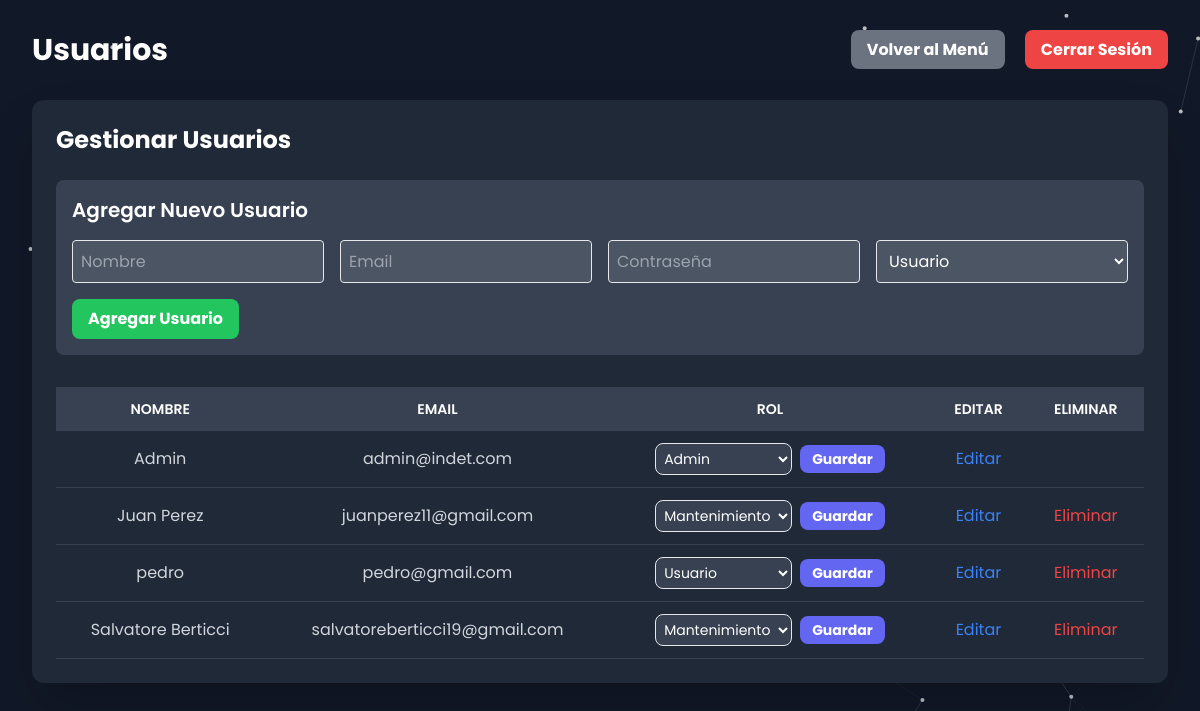
Screenshot of /admin_users.php (signed in) with the database file from the repository.
### tables this page shows
CREATE TABLE `users` (
  `id` int(11) NOT NULL,
  `name` varchar(255) NOT NULL,
  `email` varchar(255) NOT NULL,
  `password` varchar(255) NOT NULL,
  `role` enum('client','admin','maintenance') NOT NULL DEFAULT 'client',
  `is_verified` tinyint(1) NOT NULL DEFAULT 1
);

### admin_users.php (the view, shortened to what this page needs)
<?php
include 'php/db.php';
$users_sql = "SELECT id, name, email, role FROM users ORDER BY name ASC";
$users_result = $conn->query($users_sql);
?>
<!DOCTYPE html>
<html lang="es">
<head>
    <script src="https://cdn.tailwindcss.com"></script>
    <link href="https://unpkg.com/aos@2.3.1/dist/aos.css" rel="stylesheet">
    <link rel="stylesheet" href="https://cdnjs.cloudflare.com/ajax/libs/font-awesome/6.4.0/css/all.min.css" />
    <link rel="stylesheet" href="css/styles.css">
</head>
<body class="bg-gray-900 text-white font-poppins">
    <div class="min-h-screen p-8">
        <div class="flex justify-between items-center mb-8">
            <div class="flex items-center">
                <h1 class="text-3xl font-bold">Usuarios</h1>
            </div>
            <div>
                <a href="admin.php" class="bg-gray-500 hover:bg-gray-600 text-white font-bold py-2 px-4 rounded-lg mr-4">Volver al Menú</a>
                <a href="php/logout.php" class="bg-red-500 hover:bg-red-600 text-white font-bold py-2 px-4 rounded-lg">Cerrar Sesión</a>
            </div>
        </div>
        <div class="bg-gray-800 text-white p-6 rounded-xl shadow-2xl">
            <h2 class="text-2xl font-bold mb-6">Gestionar Usuarios</h2>
            <form action="php/user_handler.php" method="POST" class="mb-8 p-4 bg-gray-700 rounded-lg">
                <h3 class="text-xl font-semibold mb-4">Agregar Nuevo Usuario</h3>
                <div class="grid grid-cols-1 md:grid-cols-4 gap-4">
                    <input type="text" name="name" placeholder="Nombre" required class="p-2 border rounded bg-gray-600 text-white">
                    <input type="email" name="email" placeholder="Email" required class="p-2 border rounded bg-gray-600 text-white">
                    <input type="password" name="password" placeholder="Contraseña" required class="p-2 border rounded bg-gray-600 text-white">
                    <select name="role" required class="p-2 border rounded bg-gray-600 text-white">
                        <option value="user">Usuario</option>
                    </select>
                </div>
                <button type="submit" name="add_user" class="mt-4 bg-green-500 hover:bg-green-600 text-white font-bold py-2 px-4 rounded-lg">Agregar Usuario</button>
            </form>
            <div class="overflow-x-auto">
                <table class="min-w-full bg-gray-800">
                    <thead class="bg-gray-700 text-white">
                        <tr>
                            <th class="py-3 px-4 uppercase font-semibold text-sm text-center">Nombre</th>
                            <th class="py-3 px-4 uppercase font-semibold text-sm text-center">Email</th>
                            <th class="py-3 px-4 uppercase font-semibold text-sm text-center">Rol</th>
                            <th class="py-3 px-4 uppercase font-semibold text-sm text-center">Editar</th>
                            <th class="py-3 px-4 uppercase font-semibold text-sm text-center">Eliminar</th>
                        </tr>
                    </thead>
                    <tbody class="text-gray-300">
                        <?php if ($users_result->num_rows > 0): ?>
                            <?php while($user_row = $users_result->fetch_assoc()): ?>
                                <tr class="hover:bg-gray-700 border-b border-gray-700">
                                    <td class="py-3 px-4 text-center"><?php echo $user_row['name']; ?></td>
                                    <td class="py-3 px-4 text-center"><?php echo $user_row['email']; ?></td>
                                    <td class="py-3 px-4 text-center">
                                        <form action="php/user_handler.php" method="POST" class="flex items-center justify-center">
                                            <select name="role" class="p-1 border rounded-lg text-sm bg-gray-700 text-white">
                                                <option value="user" <?php if($user_row['role'] == 'user') echo 'selected'; ?>>Usuario</option>
                                                <option value="admin" <?php if($user_row['role'] == 'admin') echo 'selected'; ?>>Admin</option>
                                                <option value="maintenance" <?php if($user_row['role'] == 'maintenance') echo 'selected'; ?>>Mantenimiento</option>
                                            </select>
                                            <button type="submit" name="update_user_role" class="ml-2 bg-indigo-500 hover:bg-indigo-600 text-white font-bold py-1 px-3 rounded-lg text-sm">Guardar</button>
                                        </form>
                                    </td>
                                    <td class="py-3 px-4 text-center">
                                        <button onclick="openEditUserModal(<?php echo htmlspecialchars(json_encode($user_row)); ?>)" class="text-blue-500 hover:text-blue-700">Editar</button>
                                    </td>
                                    <td class="py-3 px-4 text-center">
                                        <?php if ($_SESSION['user_id'] != $user_row['id']): ?>
                                            <a href="php/user_handler.php?delete_user=<?php echo $user_row['id']; ?>" onclick="return confirm('¿Estás seguro? Esta acción no se puede deshacer.')" class="text-red-500 hover:text-red-700">Eliminar</a>
                                        <?php endif; ?>
                                    </td>
                                </tr>
                            <?php endwhile; ?>
                        <?php else: ?>
                            <tr>
                                <td colspan="5" class="text-center py-4">No hay usuarios encontrados.</td>
                            </tr>
                        <?php endif; ?>
                    </tbody>
                </table>
            </div>
        </div>
    </div>
</body>
</html>

### css/styles.css (style rules this page uses)
:root { --font-montserrat: 'Montserrat', sans-serif; --font-poppins: 'Poppins', sans-serif; --color-green: #006400; --color-red: #FF0000; }
body { font-family: var(--font-poppins); background-color: transparent; }

### admin_users.php (style rules this page uses)
body { background: #111; overflow-x: hidden; }

### rows the page displays
users: name "Admin", email "admin@indet.com", role "Admin"
users: name "Juan Perez", email "juanperez11@gmail.com", role "Mantenimiento"
users: name "pedro", email "pedro@gmail.com"
users: name "Salvatore Berticci", email "salvatoreberticci19@gmail.com", role "Mantenimiento"
